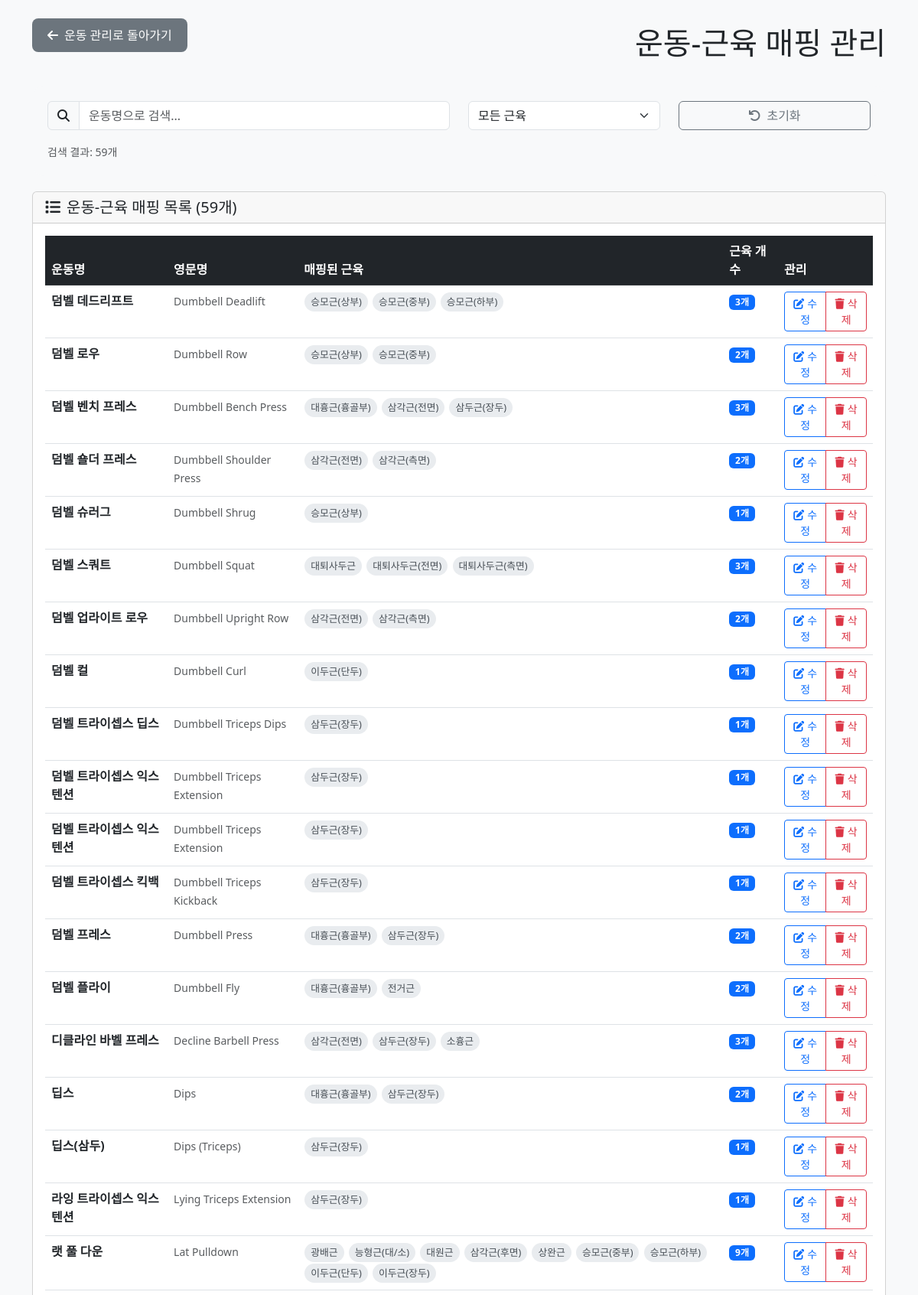
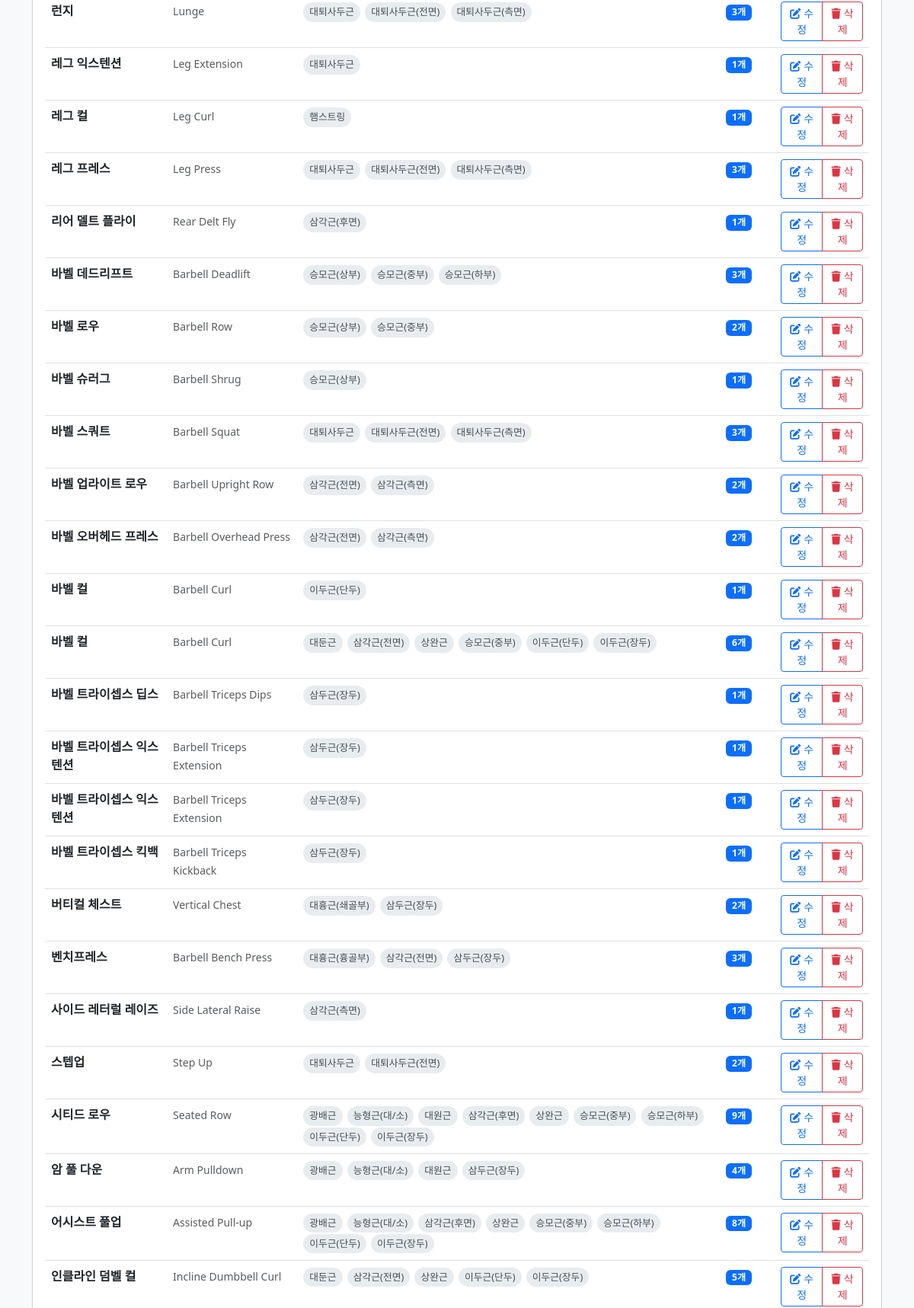
Screenshot of /admin/exercise_muscle_mapping.php (signed in, upper part) with the database file from the repository (2 pictures, top to bottom).
### tables this page shows
CREATE TABLE IF NOT EXISTS `m_exercise` (
  `ex_id` int(11) NOT NULL AUTO_INCREMENT,
  `name_kr` varchar(120) NOT NULL,
  `name_en` varchar(160) DEFAULT NULL,
  `equipment` varchar(60) DEFAULT NULL COMMENT 'Barbell/Dumbbell/Machine/Bodyweight',
  `equipment_kr` varchar(50) DEFAULT NULL COMMENT '장비명 (한글)',
  `angle` varchar(40) DEFAULT NULL COMMENT 'Flat/Incline/Decline 등',
  `angle_kr` varchar(50) DEFAULT NULL COMMENT '각도명 (한글)',
  `movement` varchar(40) DEFAULT NULL COMMENT 'Press/Pull/Extension/Curl 등',
  `movement_kr` varchar(50) DEFAULT NULL COMMENT '동작명 (한글)',
  `note` varchar(255) DEFAULT NULL,
  PRIMARY KEY (`ex_id`)
);

### admin/exercise_muscle_mapping.php (the view, shortened to what this page needs)
<?php
$pdo = getDB();
$exercises = [];
try {
    $stmt = $pdo->query("
        SELECT e.*,
               COUNT(em.muscle_code) as muscle_count,
               GROUP_CONCAT(DISTINCT m.name_kr ORDER BY m.name_kr SEPARATOR ', ') as muscle_names
        FROM m_exercise e
        LEFT JOIN m_exercise_muscle_target em ON e.ex_id = em.ex_id
        LEFT JOIN m_muscle m ON em.muscle_code = m.muscle_code
        GROUP BY e.ex_id
        ORDER BY e.name_kr
    ");
    $exercises = $stmt->fetchAll();
} catch (Exception $e) {
    $error = "운동 목록을 가져오는 중 오류가 발생했습니다: " . $e->getMessage();
}
?>
<!DOCTYPE html>
<html lang="ko">
<head>
    <link href="https://cdn.jsdelivr.net/npm/bootstrap@5.3.0/dist/css/bootstrap.min.css" rel="stylesheet">
    <link rel="stylesheet" href="https://cdnjs.cloudflare.com/ajax/libs/font-awesome/6.4.0/css/all.min.css">
</head>
<body class="bg-light">
    <div class="container mt-4">
        <div class="d-flex justify-content-between align-items-center mb-4">
            <a href="exercise_management.php" class="back-btn">
                <i class="fas fa-arrow-left me-2"></i>운동 관리로 돌아가기
            </a>
            <h1 class="mb-0">
                <i class="fas fa-muscle me-3"></i>운동-근육 매핑 관리
            </h1>
        </div>
        <div class="search-section">
            <div class="row">
                <div class="col-md-6">
                    <div class="input-group">
                        <span class="input-group-text"><i class="fas fa-search"></i></span>
                        <input type="text" class="form-control" id="searchInput" placeholder="운동명으로 검색...">
                    </div>
                </div>
                <div class="col-md-3">
                    <select class="form-select" id="muscleFilter">
                        <option value="">모든 근육</option>
                    </select>
                </div>
                <div class="col-md-3">
                    <button type="button" class="btn btn-outline-secondary w-100" onclick="resetFilters()">
                        <i class="fas fa-undo me-2"></i>초기화
                    </button>
                </div>
            </div>
            <div class="row mt-3">
                <div class="col-12">
                    <small class="text-muted">
                        검색 결과: <span id="resultCount"><?= count($exercises) ?></span>개
                    </small>
                </div>
            </div>
        </div>
        <div class="card">
            <div class="card-header">
                <h5 class="mb-0">
                    <i class="fas fa-list me-2"></i>운동-근육 매핑 목록 (<?= count($exercises) ?>개)
                </h5>
            </div>
            <div class="card-body">
                <div class="table-responsive">
                    <table class="table table-hover" id="exerciseTable">
                        <thead class="table-dark">
                            <tr>
                                <th>운동명</th>
                                <th>영문명</th>
                                <th>매핑된 근육</th>
                                <th>근육 개수</th>
                                <th>관리</th>
                            </tr>
                        </thead>
                        <tbody>
                            <?php foreach ($exercises as $exercise): ?>
                                <tr class="exercise-item"
                                    data-exercise-name="<?= htmlspecialchars($exercise['name_kr']) ?>"
                                    data-muscle-names="<?= htmlspecialchars($exercise['muscle_names'] ?? '') ?>">
                                    <td>
                                        <strong><?= htmlspecialchars($exercise['name_kr']) ?></strong>
                                    </td>
                                    <td>
                                        <small class="text-muted"><?= htmlspecialchars($exercise['name_en'] ?? '') ?></small>
                                    </td>
                                    <td>
                                        <?php if ($exercise['muscle_names']): ?>
                                            <div class="muscle-list">
                                                <?php
                                                $muscleArray = explode(', ', $exercise['muscle_names']);
                                                foreach ($muscleArray as $muscleName):
                                                ?>
                                                    <span class="muscle-badge"><?= htmlspecialchars(trim($muscleName)) ?></span>
                                                <?php endforeach; ?>
                                            </div>
                                        <?php else: ?>
                                            <span class="text-muted">매핑된 근육 없음</span>
                                        <?php endif; ?>
                                    </td>
                                    <td>
                                        <span class="badge bg-primary"><?= $exercise['muscle_count'] ?>개</span>
                                    </td>
                                    <td>
                                        <div class="btn-group" role="group">
                                            <button type="button" class="btn btn-sm btn-outline-primary"
                                                    onclick="editMapping(<?= $exercise['ex_id'] ?>, '<?= htmlspecialchars($exercise['name_kr']) ?>')">
                                                <i class="fas fa-edit me-1"></i>수정
                                            </button>
                                            <?php if ($exercise['muscle_count'] > 0): ?>
                                                <button type="button" class="btn btn-sm btn-outline-danger"
                                                        onclick="deleteMapping(<?= $exercise['ex_id'] ?>, '<?= htmlspecialchars($exercise['name_kr']) ?>')">
                                                    <i class="fas fa-trash me-1"></i>삭제
                                                </button>
                                            <?php endif; ?>
                                        </div>
                                    </td>
                                </tr>
                            <?php endforeach; ?>
                        </tbody>
                    </table>
                </div>
            </div>
        </div>
    </div>
</body>
</html>

### admin/exercise_muscle_mapping.php (style rules this page uses)
.muscle-badge { background: #e9ecef; color: #495057; padding: 3px 8px; border-radius: 15px; margin: 1px; display: inline-block; font-size: 0.8em; }
.back-btn { background: #6c757d; border: none; padding: 10px 20px; border-radius: 8px; color: white; text-decoration: none; display: inline-block; margin-bottom: 20px; }
.search-section { background: #f8f9fa; border-radius: 15px; padding: 20px; margin-bottom: 20px; }

### rows the page displays
m_exercise: name_kr "덤벨 데드리프트", name_en "Dumbbell Deadlift", muscleName "승모근(상부)", muscleName "승모근(중부)", muscleName "승모근(하부)", muscle_count "3"
m_exercise: name_kr "덤벨 로우", name_en "Dumbbell Row", muscleName "승모근(상부)", muscleName "승모근(중부)", muscle_count "2"
m_exercise: name_kr "덤벨 벤치 프레스", name_en "Dumbbell Bench Press", muscleName "대흉근(흉골부)", muscleName "삼각근(전면)", muscleName "삼두근(장두)", muscle_count "3"
m_exercise: name_kr "덤벨 숄더 프레스", name_en "Dumbbell Shoulder Press", muscleName "삼각근(전면)", muscleName "삼각근(측면)", muscle_count "2"
m_exercise: name_kr "덤벨 슈러그", name_en "Dumbbell Shrug", muscleName "승모근(상부)", muscle_count "1"
m_exercise: name_kr "덤벨 스쿼트", name_en "Dumbbell Squat", muscleName "대퇴사두근", muscleName "대퇴사두근(전면)", muscleName "대퇴사두근(측면)", muscle_count "3"
m_exercise: name_kr "덤벨 업라이트 로우", name_en "Dumbbell Upright Row", muscleName "삼각근(전면)", muscleName "삼각근(측면)", muscle_count "2"
m_exercise: name_kr "덤벨 컬", name_en "Dumbbell Curl", muscleName "이두근(단두)", muscle_count "1"
m_exercise: name_kr "덤벨 트라이셉스 딥스", name_en "Dumbbell Triceps Dips", muscleName "삼두근(장두)", muscle_count "1"
m_exercise: name_kr "덤벨 트라이셉스 익스텐션", name_en "Dumbbell Triceps Extension", muscleName "삼두근(장두)", muscle_count "1"
m_exercise: name_kr "덤벨 트라이셉스 익스텐션", name_en "Dumbbell Triceps Extension", muscleName "삼두근(장두)", muscle_count "1"
m_exercise: name_kr "덤벨 트라이셉스 킥백", name_en "Dumbbell Triceps Kickback", muscleName "삼두근(장두)", muscle_count "1"
m_exercise: name_kr "덤벨 프레스", name_en "Dumbbell Press", muscleName "대흉근(흉골부)", muscleName "삼두근(장두)", muscle_count "2"
m_exercise: name_kr "덤벨 플라이", name_en "Dumbbell Fly", muscleName "대흉근(흉골부)", muscleName "전거근", muscle_count "2"
m_exercise: name_kr "디클라인 바벨 프레스", name_en "Decline Barbell Press", muscleName "삼각근(전면)", muscleName "삼두근(장두)", muscleName "소흉근", muscle_count "3"
m_exercise: name_kr "딥스", name_en "Dips", muscleName "대흉근(흉골부)", muscleName "삼두근(장두)", muscle_count "2"
m_exercise: name_kr "딥스(삼두)", name_en "Dips (Triceps)", muscleName "삼두근(장두)", muscle_count "1"
m_exercise: name_kr "라잉 트라이셉스 익스텐션", name_en "Lying Triceps Extension", muscleName "삼두근(장두)", muscle_count "1"
m_exercise: name_kr "랫 풀 다운", name_en "Lat Pulldown", muscleName "광배근", muscleName "능형근(대/소)", muscleName "대원근", muscleName "삼각근(후면)", muscleName "상완근", muscleName "승모근(중부)", muscleName "승모근(하부)", muscleName "이두근(단두)", muscleName "이두근(장두)", muscle_count "9"
m_exercise: name_kr "런지", name_en "Lunge", muscleName "대퇴사두근", muscleName "대퇴사두근(전면)", muscleName "대퇴사두근(측면)", muscle_count "3"
m_exercise: name_kr "레그 익스텐션", name_en "Leg Extension", muscleName "대퇴사두근", muscle_count "1"
m_exercise: name_kr "레그 컬", name_en "Leg Curl", muscleName "햄스트링", muscle_count "1"
m_exercise: name_kr "레그 프레스", name_en "Leg Press", muscleName "대퇴사두근", muscleName "대퇴사두근(전면)", muscleName "대퇴사두근(측면)", muscle_count "3"
m_exercise: name_kr "리어 델트 플라이", name_en "Rear Delt Fly", muscleName "삼각근(후면)", muscle_count "1"
m_exercise: name_kr "바벨 데드리프트", name_en "Barbell Deadlift", muscleName "승모근(상부)", muscleName "승모근(중부)", muscleName "승모근(하부)", muscle_count "3"
m_exercise: name_kr "바벨 로우", name_en "Barbell Row", muscleName "승모근(상부)", muscleName "승모근(중부)", muscle_count "2"
m_exercise: name_kr "바벨 슈러그", name_en "Barbell Shrug", muscleName "승모근(상부)", muscle_count "1"
m_exercise: name_kr "바벨 스쿼트", name_en "Barbell Squat", muscleName "대퇴사두근", muscleName "대퇴사두근(전면)", muscleName "대퇴사두근(측면)", muscle_count "3"
m_exercise: name_kr "바벨 업라이트 로우", name_en "Barbell Upright Row", muscleName "삼각근(전면)", muscleName "삼각근(측면)", muscle_count "2"
m_exercise: name_kr "바벨 오버헤드 프레스", name_en "Barbell Overhead Press", muscleName "삼각근(전면)", muscleName "삼각근(측면)", muscle_count "2"
m_exercise: name_kr "바벨 컬", name_en "Barbell Curl", muscleName "이두근(단두)", muscle_count "1"
m_exercise: name_kr "바벨 컬", name_en "Barbell Curl", muscleName "대둔근", muscleName "삼각근(전면)", muscleName "상완근", muscleName "승모근(중부)", muscleName "이두근(단두)", muscleName "이두근(장두)", muscle_count "6"
m_exercise: name_kr "바벨 트라이셉스 딥스", name_en "Barbell Triceps Dips", muscleName "삼두근(장두)", muscle_count "1"
m_exercise: name_kr "바벨 트라이셉스 익스텐션", name_en "Barbell Triceps Extension", muscleName "삼두근(장두)", muscle_count "1"
m_exercise: name_kr "바벨 트라이셉스 익스텐션", name_en "Barbell Triceps Extension", muscleName "삼두근(장두)", muscle_count "1"
m_exercise: name_kr "바벨 트라이셉스 킥백", name_en "Barbell Triceps Kickback", muscleName "삼두근(장두)", muscle_count "1"
m_exercise: name_kr "버티컬 체스트", name_en "Vertical Chest", muscleName "대흉근(쇄골부)", muscleName "삼두근(장두)", muscle_count "2"
m_exercise: name_kr "벤치프레스", name_en "Barbell Bench Press", muscleName "대흉근(흉골부)", muscleName "삼각근(전면)", muscleName "삼두근(장두)", muscle_count "3"
m_exercise: name_kr "사이드 레터럴 레이즈", name_en "Side Lateral Raise", muscleName "삼각근(측면)", muscle_count "1"
m_exercise: name_kr "스텝업", name_en "Step Up", muscleName "대퇴사두근", muscleName "대퇴사두근(전면)", muscle_count "2"
m_exercise: name_kr "시티드 로우", name_en "Seated Row", muscleName "광배근", muscleName "능형근(대/소)", muscleName "대원근", muscleName "삼각근(후면)", muscleName "상완근", muscleName "승모근(중부)", muscleName "승모근(하부)", muscleName "이두근(단두)", muscleName "이두근(장두)", muscle_count "9"
m_exercise: name_kr "암 풀 다운", name_en "Arm Pulldown", muscleName "광배근", muscleName "능형근(대/소)", muscleName "대원근", muscleName "삼두근(장두)", muscle_count "4"
m_exercise: name_kr "어시스트 풀업", name_en "Assisted Pull-up", muscleName "광배근", muscleName "능형근(대/소)", muscleName "삼각근(후면)", muscleName "상완근", muscleName "승모근(중부)", muscleName "승모근(하부)", muscleName "이두근(단두)", muscleName "이두근(장두)", muscle_count "8"
m_exercise: name_kr "인클라인 덤벨 컬", name_en "Incline Dumbbell Curl", muscleName "대둔근", muscleName "삼각근(전면)", muscleName "상완근", muscleName "이두근(단두)", muscleName "이두근(장두)", muscle_count "5"

### other values shown
count($exercises) "59"
